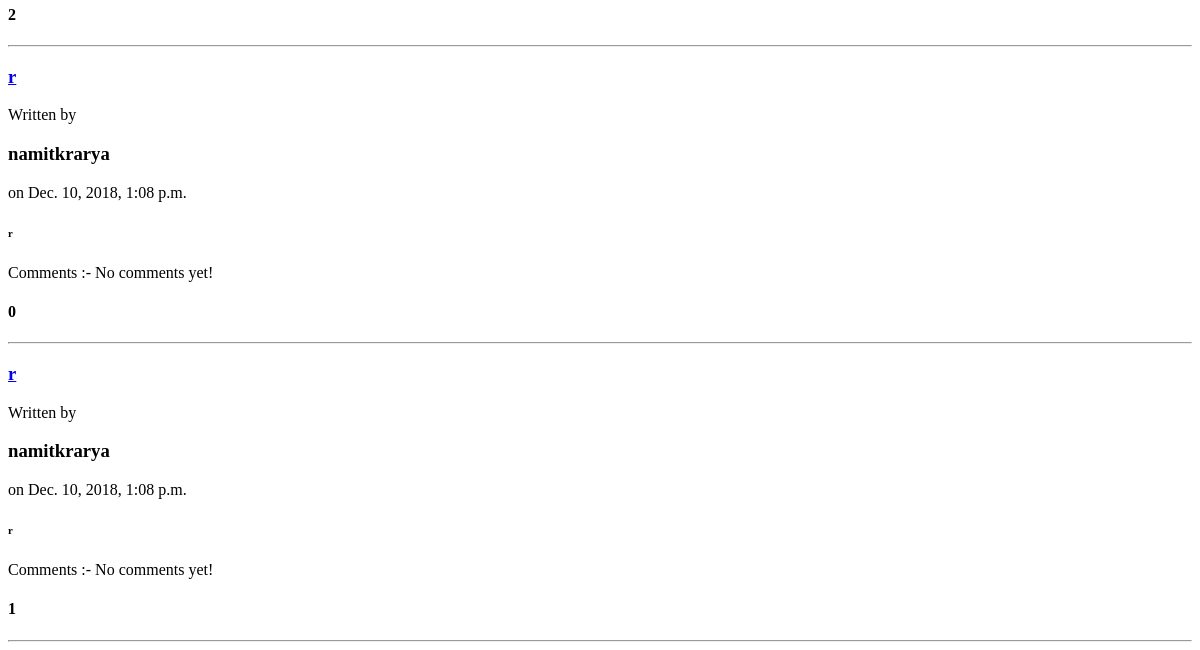
Before: / (lower part) with the older database file.
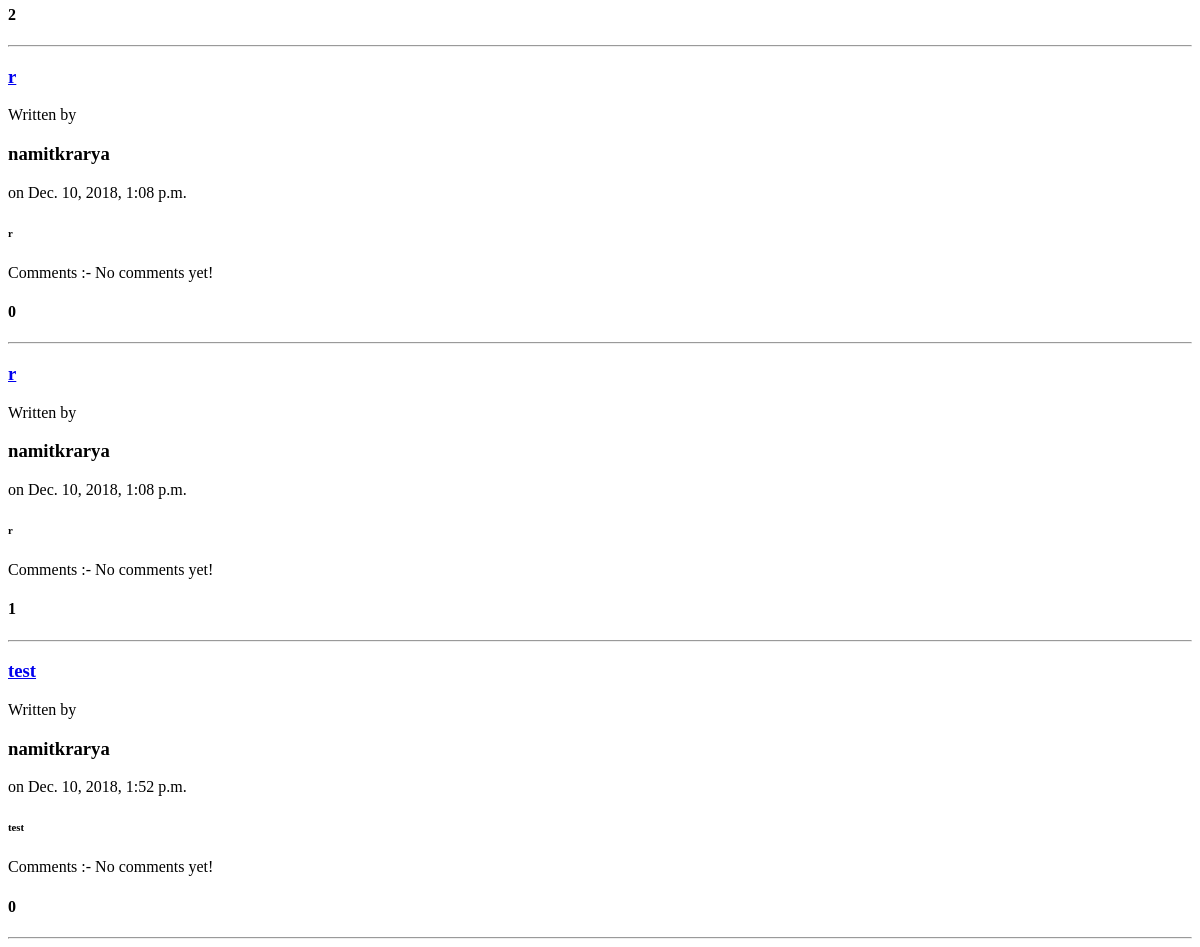
After: the same page with the newer database file.
### profiles/models.py (models this page shows, shortened)
class Post(models.Model):
    title = models.CharField(max_length=255)
    content = models.TextField()
    created_on = models.DateTimeField(auto_now_add=True)
    author = models.ForeignKey(User, related_name='author',on_delete=models.CASCADE)
    vote = models.ManyToManyField(User, related_name='upvotes')
    vote_count = models.IntegerField(default = 0)

### profiles/views.py (the view)
# urls.py: url(r'^$', views.home, name='home'),
def home(request):
	all_posts = Post.objects.all()
	template_data = {'posts' : all_posts}
	return render(request, 'base.html', template_data)

### profiles/templates/base.html (shortened to what this page needs)
{% block content %}
	{% if profile %}
		<a href="{% url 'profile-detail' user.id %}">Back</a>
		{% for p in posts %}
			{% ifequal user p.author %}
				<a href="{% url 'post-detail' p.id %}"><h3>{{p.title}}</h3></a>
				Written by <h3>{{p.author}}</h3> on {{p.created_on}}
				<h6>{{p.content}}</h6>
				{% if user.is_authenticated %}
					<form action="{% url 'comment_new' %}" method="POST" enctype="multipart/form-data">
						<div class="form-group">
						{% csrf_token %}
						<label for="comment">Add a comment</label>
						<input type="text" id="comment" name="data" placeholder="Enter comment"/>
						<input type="hidden" name="post_id" value="{{p.id}}"/>
						<div class="text-center">
						<input type="submit" value="Submit" class="btn btn-lg btn-primary" id="submit"/></div>
						</div>
					</form>
				{% endif %}
				Comments :-
				{% if not p.comments.all %}
					No comments yet! <br>
				{% endif %}
				{% for comment in p.comments.all %}
					<h3>{{comment.content}}</h3>
					Written by {{comment.author}} on {{comment.created_on}}
				{% endfor %}
				<h4>{{ p.vote_count }}</h4>
				{% if user not in p.vote.all %}
					<form method='POST' action="{% url 'post_upvote' %}">
						{% csrf_token %}
						<input type="hidden" name="page" value="user_posts"/>
						<input type="hidden" name="post_id" value="{{p.id}}"/>
						<input type="submit" value="Upvote" class="btn btn-lg btn-primary" id="upvote"/></div>
					</form>
					<form method='POST' action="{% url 'post_downvote' %}">
						{% csrf_token %}
						<input type="hidden" name="page" value="user_posts"/>
						<input type="hidden" name="post_id" value="{{p.id}}"/>
						<input type="submit" value="Downvote" class="btn btn-lg btn-primary" id="downvote"/></div>
					</form>
				{% endif %}
				<hr>
			{% endifequal %}
		{% endfor %}
	{% else %}
		{% for p in posts %}
			<a href="{% url 'post-detail' p.id %}"><h3>{{p.title}}</h3></a>
			Written by <h3>{{p.author}}</h3> on {{p.created_on}}
			<h6>{{p.content}}</h6>
			Comments :-
			{% if not p.comments.all %}
				No comments yet! <br>
			{% endif %}
			<h4>{{ p.vote_count }}</h4>
			<hr>
		{% endfor %}
	{% endif %}
{% endblock content %}

Changed rows visible on the page:
added Post: title "test", author "namitkrarya", created_on "Dec. 10, 2018, 1:52 p.m.", content "test", shows "No comments yet!", vote_count "0"
